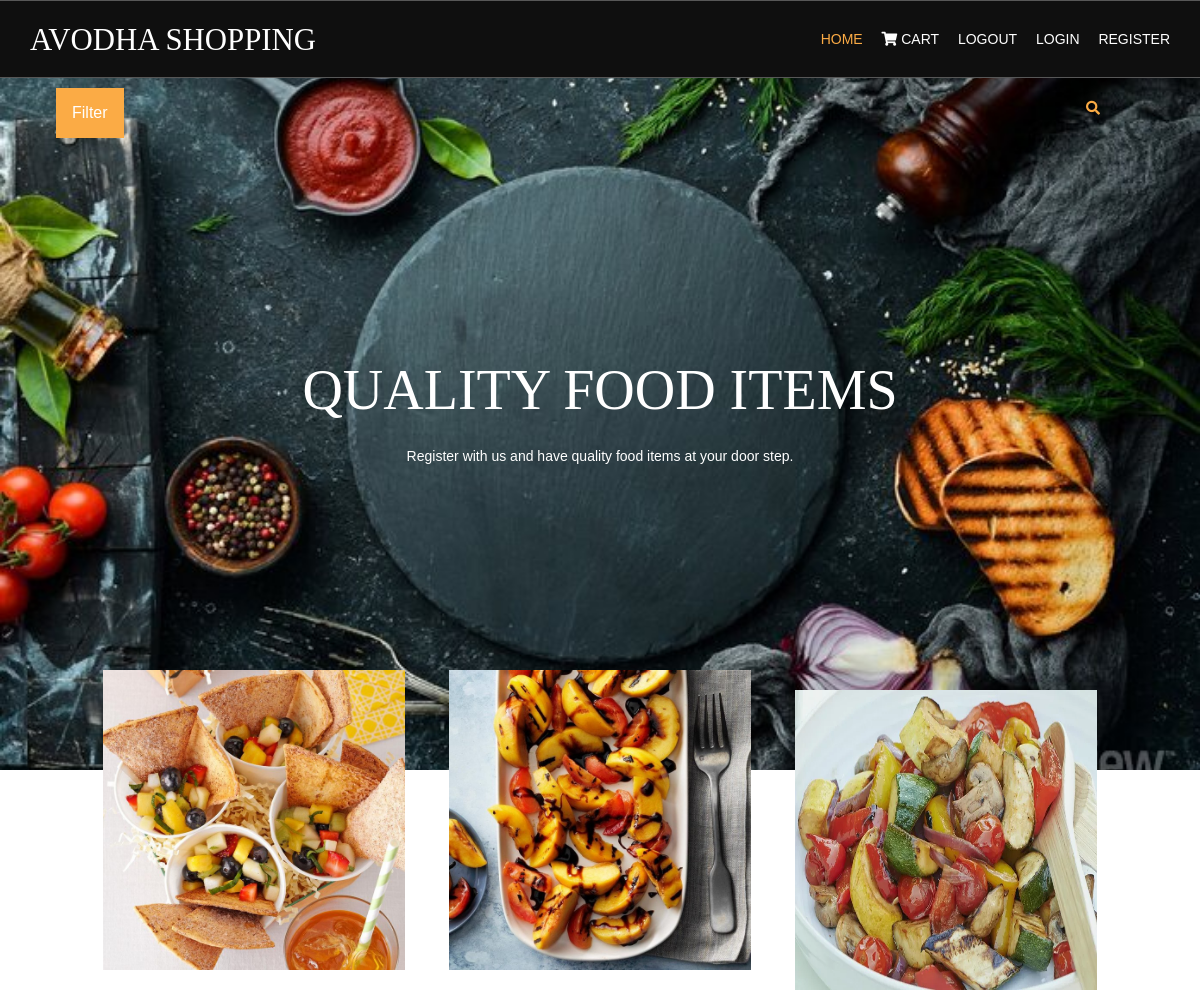
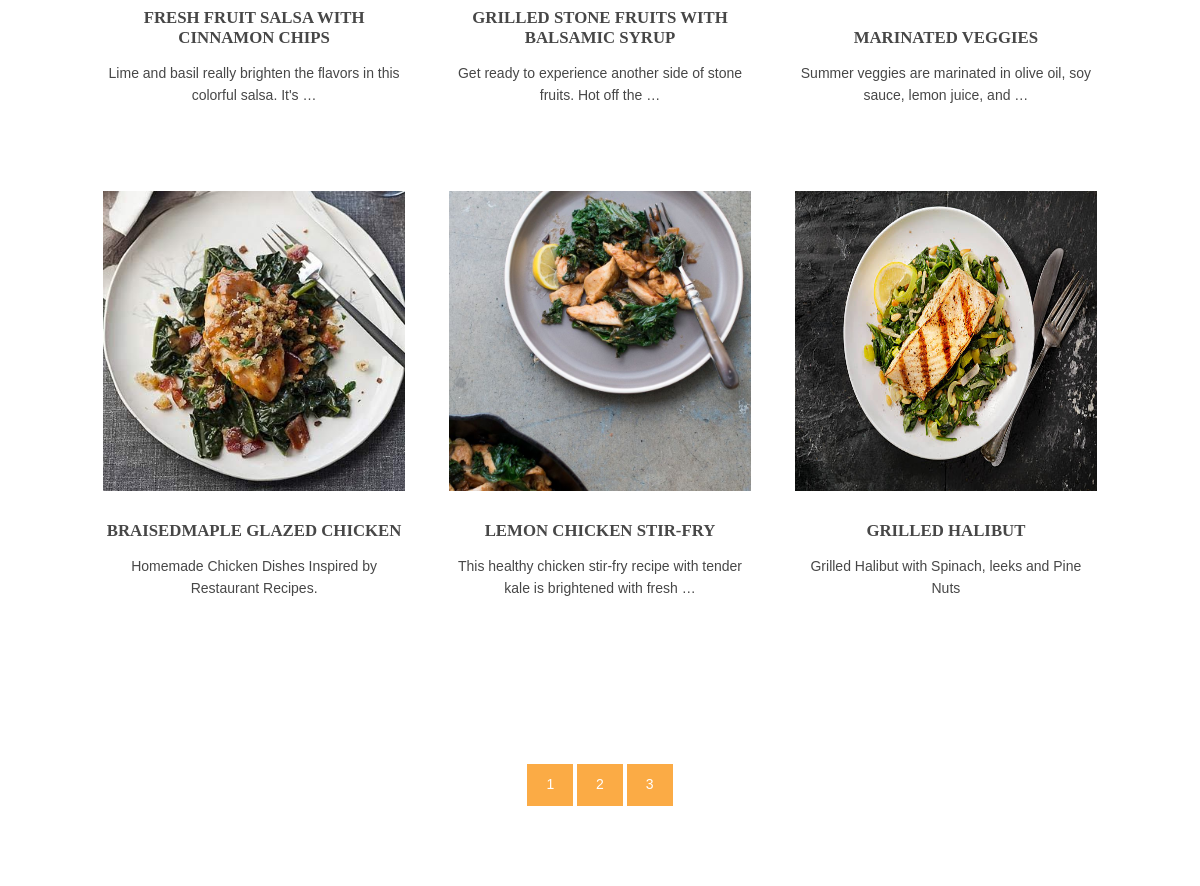
Screenshot of /?page=2 with the database file from the repository (2 pictures, top to bottom).
### shop/models.py (models this page shows, shortened)
class products(models.Model):
    name = models.CharField(max_length=123, unique=True)
    slug = models.CharField(max_length=123, unique=True)
    img = models.ImageField(upload_to='product')
    desc = models.TextField()
    stock = models.IntegerField()
    available = models.BooleanField()
    price = models.IntegerField()
    category = models.ForeignKey(catego, on_delete=models.CASCADE)
    def get_url(self):
        return reverse('details', args=[self.category.slug, self.slug])

### shop/views.py (the view)
# urls.py: 2. Add a URL to urlpatterns:  path('', views.home, name='home')
def home(request, c_slug=None):
    c_page = None
    prodt = None
    if c_slug != None:
        c_page = get_object_or_404(catego, slug=c_slug)
        prodt = products.objects.filter(category=c_page, available=True)
    else:
        prodt = products.objects.all().filter(available=True)
    cat = catego.objects.all()
    paginator = Paginator(prodt, 6)
    try:
        page = int(request.GET.get('page', '1'))
    except:
        page = 1
    try:
        pro = paginator.page(page)
    except(EmptyPage, InvalidPage):
        pro = paginator.page(paginator.num_pages)
    return render(request, 'index.html', {'pr': prodt, 'ct': cat, 'pg': pro})

### shop/models.py (called while the page is built)
    def get_url(self):
        return reverse('prod_cat', args=[self.slug])

### templates/index.html (shortened to what this page needs)
{% extends 'base.html' %}
{% load static %}
{% block content %}
<head>
</head>
<body>
<div class="bcd" style="background-image:url({% static 'hom/images/demo/backgrounds/bg0.jpg' %});">
    <div id="topbar" class="fl_right">
      <ul class="nospace">
          <li id="searchform">
          </li>
        </ul>
      </div>
    <div class="dropdown">
            <button class="dropbtn">Filter</button>
    </div>
    <div id="pageintro" class="hoc clear">
    <article>
      <h3 class="heading">Quality food items</h3>
      <p>Register with us and have quality food items at your door step.</p>
    </article>
  </div>
</div>
<div class="wrapper row3">
  <main class="hoc container clear">
    <section id="introblocks">
      <ul class="nospace group btmspace-80">
        {% for i in pg.object_list %}
        <li class="one_third">
          <figure><a class="imgover" href="{{i.get_url}}"><img src="{{i.img.url}}" alt="" style="width:320px;height:300px;"></a>
            <figcaption>
              <h6 class="heading">{{i.name}}</h6>
              <p>{{i.desc | truncatewords:12}}</p>
            </figcaption>
          </figure>
        </li>
        {% endfor %}
       </ul>
    </section>
    <div class="centered">
   {% for p in pg.paginator.page_range %}
    <a href="?page={{p}}" class="btn btn-light btn-sm {% if pg.number == p %} active {% endif %}">{{p}}</a>
    {% endfor %}
   </div>
  </main>
</div>
</body>
{% endblock %}

### static/hom/layout/styles/layout.css (style rules this page uses)
#topbar { padding:20px 0; font-size:.8rem; text-transform:uppercase; }
#topbar ul li { display:inline-block; margin-right:15px; }
#topbar ul li:last-child { margin-right:0; padding-right:0; border-right:none; }
#topbar #searchform { position:relative; line-height:1; z-index:9999; }
#topbar #searchform::after { display:block; height:18px; line-height:18px; padding:0; font-family:"Font Awesome\ 5 Free"; font-weight:900; font-size:1rem; content:"\f002"; }
#topbar #searchform ::placeholder { text-transform:capitalize; }
#pageintro { padding:200px 0 300px; }
#pageintro article, #pageintro article p { display:block; max-width:75%; margin:0 auto; text-align:center; }
#pageintro article p { max-width:65%; line-height:2rem; }
#pageintro .heading { margin-bottom:20px; font-size:4rem; }
.container { padding:80px 0; }
#introblocks { display:block; position:relative; margin:-180px 0 0 0; z-index:1; text-align:center; }
#introblocks figure figcaption { display:block; padding:30px 0 0 0; text-align:center; }
#introblocks figure figcaption .heading { font-size:1.2rem; font-weight:700; margin-bottom:0; }
*, *::before, *::after { transition:all .3s ease-in-out; }
body { color:#A5A6AA; background-color:#1C1D21; }
a { color:#FBAB45; }
.btn, .btn.inverse:hover { color:#FFFFFF; background-color:#FBAB45; border-color:#FBAB45; }
.imgover, .imgover:hover::after { color:#FFFFFF; }
.row3 { color:#474747; background-color:#FFFFFF; }
#topbar #searchform { color:#FBAB45; }
#pageintro { color:#FFFFFF; }
@media screen and (min-width:1140px) { .hoc { max-width:1140px; } }

### static/hom/layout/styles/framework.css (style rules this page uses)
html { overflow-y:scroll; overflow-x:hidden; }
html, body { margin:0; padding:0; font-size:14px; line-height:1.6em; }
*, *::before, *::after { box-sizing:border-box; }
.nospace { margin:0; padding:0; list-style:none; }
.btn { display:inline-block; padding:8px 18px 10px; text-transform:uppercase; border:1px solid; }
.clear, .group { display:block; }
.clear::before, .clear::after, .group::before, .group::after { display:table; content:""; }
.clear, .clear::after, .group, .group::after { clear:both; }
a { outline:none; text-decoration:none; }
.fl_right, .imgr { float:right; }
img { width:auto; max-width:100%; height:auto; margin:0; padding:0; border:none; line-height:normal; vertical-align:middle; }
.imgover { display:inline-block; position:relative; max-width:100%; }
.imgover::before, .imgover::after { display:block; position:absolute; content:""; text-align:center; opacity:0; }
.imgover::before { top:0; right:0; bottom:0; left:0; }
.imgover::after { top:50%; left:50%; width:50px; height:50px; line-height:50px; margin:-25px 0 0 -25px; font-family:"Font Awesome\ 5 Free"; font-weight:900; content:"\f067"; font-size:28px; }
body, input, textarea, select { font-family:Verdana, Geneva, sans-serif; }
h1, h2, h3, h4, h5, h6, .heading { font-family:Georgia, "Times New Roman", Times, serif; }
label, input, textarea, select, button { display:block; resize:none; outline:none; color:inherit; font-size:inherit; font-family:inherit; vertical-align:middle; }
::placeholder { opacity:1; }
h1, h2, h3, h4, h5, h6, .heading { margin:0 0 20px 0; font-size:1.4rem; line-height:normal; font-weight:normal; text-transform:uppercase; }
.wrapper { display:block; position:relative; width:100%; margin:0; padding:0; text-align:left; word-wrap:break-word; }
.hoc { display:block; margin:0 auto; }
address, article, aside, figcaption, figure, footer, header, main, nav, section { display:block; margin:0; padding:0; }
.one_half, .one_third, .two_third, .one_quarter, .two_quarter, .three_quarter { display:inline-block; float:left; margin:0 0 0 4.21052%; list-style:none; }
.one_third { width:30.52631%; }
.btmspace-80 { margin-bottom:80px; }

### templates/index.html (style rules this page uses)
.bcd { height:100%; background-position: center; background-repeat: no-repeat; background-size: cover; color:#FBAB45; }
.dropbtn { background-color: #FBAB45; color: white; padding: 16px; font-size: 16px; border: none; cursor: pointer; }
.dropdown { position: relative; display: inline-block; padding-left: 56px; padding-right: 56px; padding-top: 10px; padding-bottom: 20px; padding-bottom: 20px; }
#topbar #searchform { color: #FBAB45; padding-right: 100px; }
body { background-color: white; }
.centered { text-align: center; }
.one_third { width: 30%; padding-left: 20px; padding-right: 20px; padding-bottom: 70px; margin: 0 0 0 0%; float: none;  }

### rows the page displays
products: img (picture), name "FRESH FRUIT SALSA WITH CINNAMON CHIPS", desc "Lime and basil really brighten the flavors in this colorful salsa. It's …"
products: img (picture), name "GRILLED STONE FRUITS WITH BALSAMIC SYRUP", desc "Get ready to experience another side of stone fruits. Hot off the …"
products: img (picture), name "MARINATED VEGGIES", desc "Summer veggies are marinated in olive oil, soy sauce, lemon juice, and …"
products: img (picture), name "BRAISEDMAPLE GLAZED CHICKEN", desc "Homemade Chicken Dishes Inspired by Restaurant Recipes."
products: img (picture), name "LEMON CHICKEN STIR-FRY", desc "This healthy chicken stir-fry recipe with tender kale is brightened with fresh …"
products: img (picture), name "GRILLED HALIBUT", desc "Grilled Halibut with Spinach, leeks and Pine Nuts"

### other values shown
{{ p }} "1" "2" "3"
